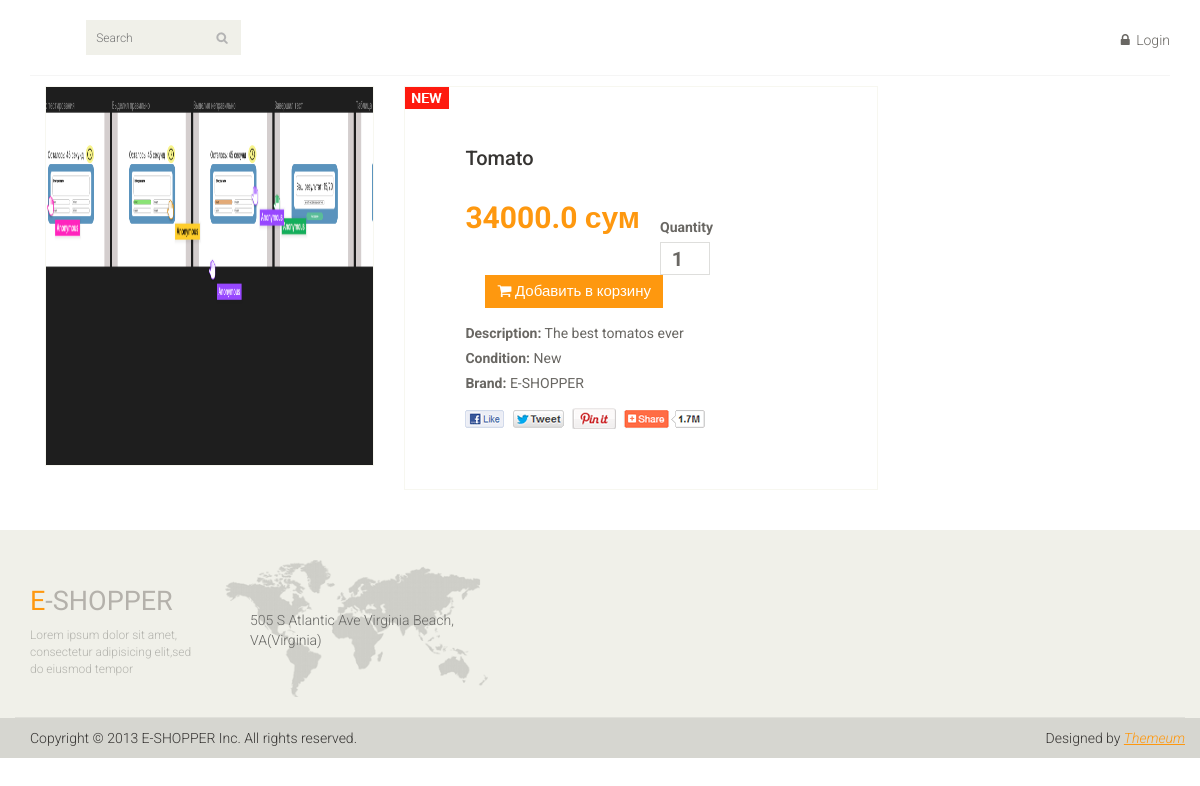
Page /product/Tomato/6 on the committed database.
### catalog/models.py (models this page shows, shortened)
class Product(models.Model):
    objects = models.Model
    name = models.CharField(max_length=60)
    description = models.CharField(max_length=150)
    product_amount = models.IntegerField()
    price = models.FloatField()
    product_image = models.ImageField(null=True, blank=True, upload_to='media')
    reviews = models.FloatField()
    category_name = models.ForeignKey(Category, on_delete=models.CASCADE)
    added_date = models.DateTimeField(auto_now_add=True)

### catalog/views.py (the view)
# urls.py: path('product/<str:name>/<int:pk>', views.get_exact_product),
def get_exact_product(request, name, pk):
    exact_product = models.Product.objects.get(name=name, id=pk)
    context = {'product': exact_product}
    return render(request, 'product.html', context)

### catalog/templates/product.html (shortened to what this page needs)
{% extends 'index.html' %}
{% load static %}
{% block content %}
<section>
    <div class="container">
        <div class="row">
            <div class="col-sm-9 padding-right">
            <div class="product-details">
                <div class="col-sm-5">
                    <div class="view-product">
                        <img src="/{{ product.product_image }}" alt="" />
                    </div>
                </div>
                <div class="col-sm-7">
                    <div class="product-information">
                        <img src="{% static 'images/product-details/new.jpg' %}" class="newarrival" alt="" />
                        <h2>{{ product.name }}</h2>
                        <span>
                            <span>{{ product.price }} сум</span><br>
                            <label>Quantity</label><br>
                            <form method="POST" action="/add-product-to-cart/{{ product.id }}">
                                <input type="number" value="1" name="pr_count" min="1" max="{{ product.product_amount }}">
                                <button type="submit" class="btn btn-fefault cart">
                                    <i class="fa fa-shopping-cart"></i>
                                          Добавить в корзину
                                </button>
                            </form>
                        </span>
                        <p><b>Description:</b> {{ product.description }}</p>
                        <p><b>Condition:</b> New</p>
                        <p><b>Brand:</b> E-SHOPPER</p>
                        <a href=""><img src="images/product-details/share.png" class="share img-responsive"  alt="" /></a>
                    </div>
                </div>
            </div>
        </div>
        </div>
    </div>
</section>
{% endblock content %}

### catalog/static/css/main.css (style rules this page uses)
body { font-family: 'Roboto', sans-serif; background:; position: relative; font-weight:400px; }
a { -webkit-transition: 300ms; -moz-transition: 300ms; -o-transition: 300ms; transition: 300ms; }
h1, h2, h3, h4, h5, h6 { font-family: 'Roboto', sans-serif; }
.padding-right { padding-right: 0; }
.product-details { overflow:hidden; }
.product-details { margin-bottom: 40px; overflow: hidden; margin-top: 10px; }
.view-product { position: relative; }
.view-product img { border: 1px solid #F7F7F0; height: 380px; width: 100%; }
.product-information { border: 1px solid #F7F7F0; overflow: hidden; padding-bottom: 60px; padding-left: 60px; padding-top: 60px; position: relative; }
.newarrival { position:absolute; top:0; left:0 }
.product-information h2 { color: #363432; font-family: 'Roboto', sans-serif; font-size: 20px; margin-top: 0; }
.product-information p { color: #696763; font-family: 'Roboto', sans-serif; margin-bottom: 5px; }
.product-information span { display: inline-block; margin-bottom: 8px; margin-top: 18px; }
.product-information span span { color: #FE980F; float: left; font-family: 'Roboto', sans-serif; font-size: 30px; font-weight: 700; margin-right: 20px; margin-top: 0px; }
.product-information span input { border: 1px solid #DEDEDC; color: #696763; font-family: 'Roboto', sans-serif; font-size: 20px; font-weight: 700; height: 33px; outline: medium none; text-align: center; width: 50px; }
.product-information span label { color: #696763; font-family: 'Roboto', sans-serif; font-weight: 700; margin-bottom: 5px; }
.share { margin-top: 15px; }
.cart { background: #FE980F; border: 0 none; border-radius: 0; color: #FFFFFF; font-family: 'Roboto', sans-serif; font-size: 15px; margin-bottom: 7px; margin-left: 20px; }

### rows in the picture
Product: product_image (picture), name "Tomato", price "34000.0", description "The best tomatos ever"
